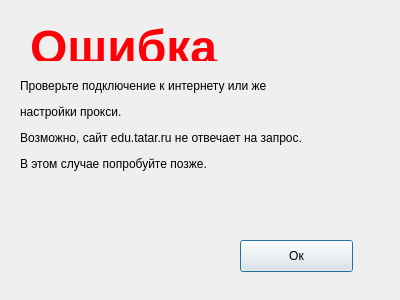
<?xml version="1.0" encoding="UTF-8"?>
<ui version="4.0">
 <class>Error_post_dialog</class>
 <widget class="QDialog" name="Error_post_dialog">
  <property name="geometry">
   <rect>
    <x>0</x>
    <y>0</y>
    <width>400</width>
    <height>300</height>
   </rect>
  </property>
  <property name="windowTitle">
   <string>Ошибка!</string>
  </property>
  <widget class="QLabel" name="label">
   <property name="geometry">
    <rect>
     <x>30</x>
     <y>20</y>
     <width>191</width>
     <height>41</height>
    </rect>
   </property>
   <property name="text">
    <string>&lt;html&gt;&lt;head/&gt;&lt;body&gt;&lt;p&gt;&lt;span style=&quot; font-size:36pt; font-weight:600; color:#fc0107;&quot;&gt;Ошибка!&lt;/span&gt;&lt;/p&gt;&lt;/body&gt;&lt;/html&gt;</string>
   </property>
  </widget>
  <widget class="QLabel" name="label_2">
   <property name="geometry">
    <rect>
     <x>20</x>
     <y>60</y>
     <width>341</width>
     <height>131</height>
    </rect>
   </property>
   <property name="text">
    <string>&lt;html&gt;&lt;head/&gt;&lt;body&gt;&lt;p&gt;Проверьте подключение к интернету или же&lt;/p&gt;&lt;p&gt; настройки прокси.&lt;/p&gt;&lt;p&gt;Возможно, сайт edu.tatar.ru не отвечает на запрос. &lt;/p&gt;&lt;p&gt;В этом случае попробуйте позже. &lt;/p&gt;&lt;/body&gt;&lt;/html&gt;</string>
   </property>
  </widget>
  <widget class="QPushButton" name="close_button">
   <property name="geometry">
    <rect>
     <x>240</x>
     <y>240</y>
     <width>113</width>
     <height>32</height>
    </rect>
   </property>
   <property name="text">
    <string>Ок</string>
   </property>
  </widget>
 </widget>
 <resources/>
 <connections/>
</ui>
